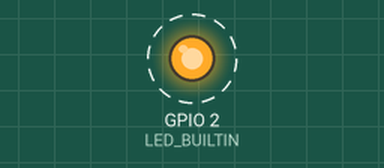
Simulated run of this sketch. Board: ESP32. Shown: output pins drawn as LEDs (lit = HIGH). Dashed ring = blinking.

Above: at 0.5 s.
Timing chart, 0 to 4.6 s (numbered marks = the images above):
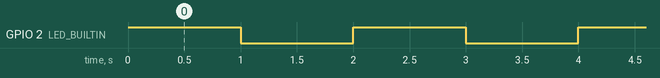

Measured:
- by itself, GPIO 2 (LED_BUILTIN): alternates HIGH for 1.0 s and LOW for 1.0 s

The sketch:

estado_aten__o.ino
```cpp
void setup() {
  pinMode(LED_BUILTIN, OUTPUT);
}

void loop() {
  rgbLedWrite(LED_BUILTIN, 255, 255, 0);
  digitalWrite(LED_BUILTIN, HIGH);
  delay(1000);
  digitalWrite(LED_BUILTIN, LOW);
  delay(1000);
}
```
